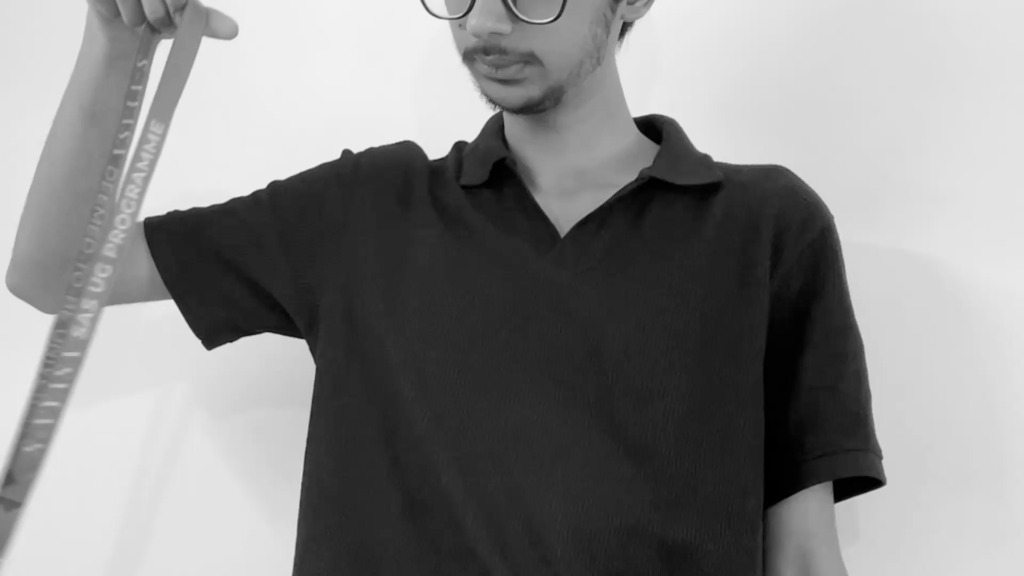
#> input picture submission/assets/founder_dhairya.jpg, 1024 x 576 px; its folder holds only this picture in this run
$ python generate_video.py
#> lines starting #> are read from the running program, lines starting #| are printed output that depends on the picture
#!/usr/bin/env python3
"""
OpenPark — Advanced Founder Pitch Video Generator
Enhanced Motion Graphics Edition:
- Kinetic Typography Subtitles with Electric Yellow / Cyan Keyword Highlighting
- Dynamic Bengaluru Map with Rotating Radar Sweep Beam & Sonar Wave Pulses
- Elastic Spring Marker Popups & Glowing Route Telemetry with Moving Vehicle
- Founder Portrait Integration (Large Profile + Floating PIP Speaker Badge)
- 5-Act Structured Pitch matching the Stage 1 Competition Guidelines
"""

import os
import sys
import math
import subprocess
import tempfile
import numpy as np
from PIL import Image, ImageDraw, ImageFont, ImageFilter

# Base directories
BASE_DIR = os.path.dirname(os.path.dirname(os.path.abspath(__file__)))
SUBMISSION_DIR = os.path.join(BASE_DIR, "submission")
OUTPUT_VIDEO = os.path.join(SUBMISSION_DIR, "02_OpenPark_Founder_Video_Introduction.mp4")
FOUNDER_IMG_PATH = os.path.join(SUBMISSION_DIR, "assets", "founder_dhairya.jpg")

# Video Specs
WIDTH = 1280
HEIGHT = 720
FPS = 30

# Color Palette (Obsidian / Emerald / Cyan / Electric Yellow / Coral)
BG_DARK = (10, 15, 29)             # Deep obsidian
CARD_BG = (16, 26, 48)             # Navy glass
CARD_BORDER = (35, 60, 100)        # Border
CYAN_ACCENT = (6, 182, 212)        # #06b6d4
EMERALD_ACCENT = (16, 185, 129)    # #10b981
CORAL_ACCENT = (244, 63, 94)       # #f43f5e
AMBER_ACCENT = (245, 158, 11)      # #f59e0b
YELLOW_HL = (250, 204, 21)         # #facc15 Electric yellow for kinetic subtitle highlights
WHITE = (255, 255, 255)
GRAY_TEXT = (148, 163, 184)
LIGHT_TEXT = (226, 232, 240)

# Fonts setup
FONT_REG_PATH = "/System/Library/Fonts/Supplemental/Arial.ttf"
FONT_BOLD_PATH = "/System/Library/Fonts/Supplemental/Arial Bold.ttf"
if not os.path.exists(FONT_REG_PATH):
    FONT_REG_PATH = "/System/Library/Fonts/Helvetica.ttc"
    FONT_BOLD_PATH = "/System/Library/Fonts/Helvetica.ttc"

def get_font(size, bold=False):
    try:
        p = FONT_BOLD_PATH if bold else FONT_REG_PATH
        return ImageFont.truetype(p, size)
    except Exception:
        return ImageFont.load_default()

F_TITLE = get_font(34, bold=True)
F_HEADING = get_font(23, bold=True)
F_SUB = get_font(18, bold=True)
F_BODY = get_font(15, bold=False)
F_BODY_BOLD = get_font(15, bold=True)
F_STAT_BIG = get_font(46, bold=True)
F_CAPTION = get_font(20, bold=True)
F_TINY = get_font(12, bold=False)
F_TINY_BOLD = get_font(12, bold=True)

# Cache pre-cropped founder portraits
FOUNDER_LARGE = None
FOUNDER_PIP = None

def load_founder_portraits():
    global FOUNDER_LARGE, FOUNDER_PIP
    if not os.path.exists(FOUNDER_IMG_PATH):
        return
    try:
        raw = Image.open(FOUNDER_IMG_PATH).convert("RGBA")
        w, h = raw.size
#> w = 1024; h = 576
        crop_sz = min(w, h)
#> crop_sz = 576
        left = (w - crop_sz) // 2
#> left = 224
        cropped = raw.crop((left, 0, left + crop_sz, crop_sz))
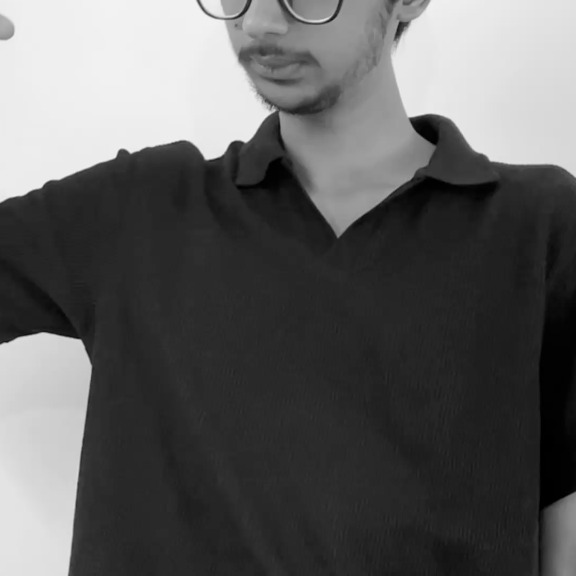
#> cropped: PIL image 576x576 RGBA; mean R, G, B, A 94.5, 94.5, 94.5, 255

        # 1. Large 240x240 for Scene 2
        large_sz = 240
        c_large = cropped.resize((large_sz, large_sz), Image.Resampling.LANCZOS)
        mask_l = Image.new("L", (large_sz, large_sz), 0)
#> mask_l: PIL image 240x240 L; every value is 0
        draw_l = ImageDraw.Draw(mask_l)
        draw_l.ellipse([0, 0, large_sz, large_sz], fill=255)
        FOUNDER_LARGE = Image.new("RGBA", (large_sz, large_sz), (0, 0, 0, 0))
#> FOUNDER_LARGE: PIL image 240x240 RGBA; every value is 0
        FOUNDER_LARGE.paste(c_large, (0, 0), mask_l)
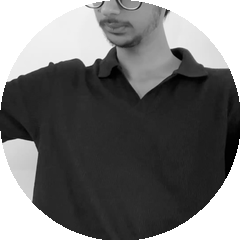
#> FOUNDER_LARGE: PIL image 240x240 RGBA; mean R, G, B, A 60.9, 60.9, 60.9, 201.6; transparent parts drawn white

        # 2. PIP 110x110 for other scenes
        pip_sz = 110
        c_pip = cropped.resize((pip_sz, pip_sz), Image.Resampling.LANCZOS)
        mask_p = Image.new("L", (pip_sz, pip_sz), 0)
#> mask_p: PIL image 110x110 L; every value is 0
        draw_p = ImageDraw.Draw(mask_p)
        draw_p.ellipse([0, 0, pip_sz, pip_sz], fill=255)
        FOUNDER_PIP = Image.new("RGBA", (pip_sz, pip_sz), (0, 0, 0, 0))
#> FOUNDER_PIP: PIL image 110x110 RGBA; every value is 0
        FOUNDER_PIP.paste(c_pip, (0, 0), mask_p)
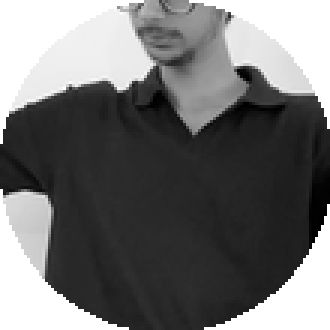
#> FOUNDER_PIP: PIL image 110x110 RGBA (shown 3 times larger); mean R, G, B, A 61.1, 61.1, 61.1, 202.9; transparent parts drawn white
    except Exception as e:
        print(f"Warning: Failed to load founder portrait: {e}")

load_founder_portraits()

# 21 Structured Segments with Kinetic Subtitle Tokens
# Tokens format: List of (word, is_highlighted)
SEGMENTS = [
    # Act 1: The Urban Mobility Crisis
    {
        "id": "s01", "act": 1, "act_title": "THE URBAN MOBILITY CRISIS",
        "title": "Welcome to OpenPark",
        "text": "Namaste and hello everyone. Welcome to OpenPark.",
        "tokens": [("Namaste", False), ("and", False), ("hello", False), ("everyone.", False), ("Welcome", False), ("to", False), ("OPENPARK.", True)],
        "type": "title_intro"
    },
    {
        "id": "s02", "act": 1, "act_title": "THE URBAN MOBILITY CRISIS",
        "title": "The Daily Urban Commute Struggle",
        "text": "Picture this: you drive forty-five minutes to reach a meeting in Indiranagar or Connaught Place.",
        "tokens": [("Picture", False), ("this:", False), ("you", False), ("drive", False), ("45 MINUTES", True), ("to", False), ("reach", False), ("Indiranagar", True), ("or", False), ("Connaught Place.", True)],
        "type": "traffic_grid"
    },
    {
        "id": "s03", "act": 1, "act_title": "THE URBAN MOBILITY CRISIS",
        "title": "Cruising in Endless Circles",
        "text": "For the next twenty-five minutes, you crawl through bumper-to-bumper traffic, circling blocks hunting for parking.",
        "tokens": [("For", False), ("the", False), ("next", False), ("25 MINUTES,", True), ("you", False), ("crawl", False), ("through", False), ("traffic,", False), ("CIRCLING BLOCKS", True), ("hunting", False), ("for", False), ("parking.", False)],
        "type": "circling_crawl"
    },
    {
        "id": "s04", "act": 1, "act_title": "THE URBAN MOBILITY CRISIS",
        "title": "The Alarming Traffic Reality",
        "text": "In India's top metropolitan cities, thirty to forty percent of peak traffic is caused solely by vehicles cruising for parking.",
        "tokens": [("In", False), ("Indian", False), ("metros,", False), ("30% TO 40%", True), ("of", False), ("all", False), ("peak", False), ("traffic", False), ("is", False), ("CRUISING FOR PARKING.", True)],
        "type": "stat_35pct"
    },
    {
        "id": "s05", "act": 1, "act_title": "THE URBAN MOBILITY CRISIS",
        "title": "The Staggering Macro Cost",
        "text": "That equates to billions of rupees in wasted fuel, tons of toxic emissions, and countless lost hours every day.",
        "tokens": [("That", False), ("equates", False), ("to", False), ("BILLIONS IN FUEL,", True), ("MILLIONS OF TONS CO2,", True), ("and", False), ("countless", False), ("lost", False), ("hours", False), ("daily.", False)],
        "type": "macro_impact"
    },

    # Act 2: Founder & Core Team Introduction
    {
        "id": "s06", "act": 2, "act_title": "FOUNDER & CORE TEAM",
        "title": "Founder Introduction",
        "text": "I am Dhairya, Founder and Lead Systems Architect of OpenPark.",
        "tokens": [("I", False), ("am", False), ("DHAIRYA,", True), ("Founder", False), ("and", False), ("Lead", False), ("Systems", False), ("Architect", False), ("of", False), ("OPENPARK.", True)],
        "type": "founder_profile"
    },
    {
        "id": "s07", "act": 2, "act_title": "FOUNDER & CORE TEAM",
        "title": "Engineering Background",
        "text": "My background is in full stack distributed systems, geospatial infrastructure, and cloud engineering.",
        "tokens": [("My", False), ("background", False), ("is", False), ("in", False), ("DISTRIBUTED SYSTEMS,", True), ("GEOSPATIAL ENGINES,", True), ("and", False), ("cloud", False), ("engineering.", False)],
        "type": "tech_stack"
    },
    {
        "id": "s08", "act": 2, "act_title": "FOUNDER & CORE TEAM",
        "title": "High-Performance Spatial Engines",
        "text": "Over the past year, I have built spatial routing engines combining OpenStreetMap, Overture Maps, and GPS telemetry.",
        "tokens": [("Over", False), ("the", False), ("past", False), ("year,", False), ("I've", False), ("built", False), ("SPATIAL ENGINES", True), ("combining", False), ("OpenStreetMap", False), ("and", False), ("LIVE GPS TELEMETRY.", True)],
        "type": "spatial_engine"
    },
    {
        "id": "s09", "act": 2, "act_title": "FOUNDER & CORE TEAM",
        "title": "Multidisciplinary Core Team",
        "text": "Beside me, our core team brings specialized experience across spatial data science, edge computer vision, and fleet operations.",
        "tokens": [("Beside", False), ("me,", False), ("our", False), ("team", False), ("spans", False), ("SPATIAL DATA SCIENCE,", True), ("COMPUTER VISION,", True), ("and", False), ("fleet", False), ("operations.", False)],
        "type": "core_team"
    },

    # Act 3: Motivation & The Urban Paradox
    {
        "id": "s10", "act": 3, "act_title": "MOTIVATION & THE PARADOX",
        "title": "The Bengaluru Paradox",
        "text": "Our motivation started from a profound paradox we noticed right here in Bengaluru.",
        "tokens": [("Our", False), ("motivation", False), ("started", False), ("from", False), ("a", False), ("PROFOUND PARADOX", True), ("right", False), ("here", False), ("in", False), ("BENGALURU.", True)],
        "type": "paradox_intro"
    },
    {
        "id": "s11", "act": 3, "act_title": "MOTIVATION & THE PARADOX",
        "title": "Clogged Roads vs. Invisible Supply",
        "text": "While street curbs are overflowing with chaotic double parking, hundreds of private basements and vacant micro-plots sit empty just three hundred meters away.",
        "tokens": [("While", False), ("curbs", False), ("overflow,", False), ("PRIVATE BASEMENTS", True), ("and", False), ("VACANT MICRO-PLOTS", True), ("sit", False), ("empty", False), ("300M AWAY.", True)],
        "type": "split_paradox"
    },
    {
        "id": "s12", "act": 3, "act_title": "MOTIVATION & THE PARADOX",
        "title": "The Hardware Boom-Barrier Trap",
        "text": "Legacy parking systems demand millions in proprietary boom barriers that Indian cities cannot afford to retrofit.",
        "tokens": [("Legacy", False), ("systems", False), ("demand", False), ("MILLIONS IN BOOM-BARRIERS", True), ("that", False), ("Indian", False), ("cities", False), ("CANNOT RETROFIT.", True)],
        "type": "barrier_flaw"
    },
    {
        "id": "s13", "act": 3, "act_title": "MOTIVATION & THE PARADOX",
        "title": "The Software-First Antidote",
        "text": "We knew there had to be a software-first, zero-hardware alternative.",
        "tokens": [("We", False), ("knew", False), ("there", False), ("had", False), ("to", False), ("be", False), ("a", False), ("SOFTWARE-FIRST,", True), ("ZERO-HARDWARE ALTERNATIVE.", True)],
        "type": "zero_hardware"
    },

    # Act 4: The OpenPark Solution & Live Demo
    {
        "id": "s14", "act": 4, "act_title": "SOLUTION & LIVE DEMO",
        "title": "The OpenPark Platform",
        "text": "That is why we built OpenPark: an open-source, AI-powered smart mobility platform.",
        "tokens": [("That", False), ("is", False), ("why", False), ("we", False), ("built", False), ("OPENPARK:", True), ("an", False), ("AI-POWERED", True), ("smart", False), ("mobility", False), ("platform.", False)],
        "type": "solution_hero"
    },
    {
        "id": "s15", "act": 4, "act_title": "SOLUTION & LIVE DEMO",
        "title": "1 km AI Micro-Space Scanner",
        "text": "First, our strict one-kilometer AI Space Scanner dynamically indexes unindexed micro-pockets and commercial basements.",
        "tokens": [("First,", False), ("our", False), ("1 KM AI SPACE SCANNER", True), ("indexes", False), ("UNINDEXED MICRO-POCKETS", True), ("and", False), ("commercial", False), ("basements.", False)],
        "type": "map_scanner"
    },
    {
        "id": "s16", "act": 4, "act_title": "SOLUTION & LIVE DEMO",
        "title": "15-Minute Guaranteed Slot Lock",
        "text": "Second, our fifteen-minute reservation hold guarantees your spot before you arrive, eliminating full-lot uncertainty.",
        "tokens": [("Second,", False), ("our", False), ("15-MINUTE RESERVATION HOLD", True), ("guarantees", False), ("your", False), ("spot", False), ("BEFORE YOU ARRIVE.", True)],
        "type": "map_lock"
    },
    {
        "id": "s17", "act": 4, "act_title": "SOLUTION & LIVE DEMO",
        "title": "Live Turn-by-Turn GPS Navigation",
        "text": "And third, live Traccar GPS telemetry and turn-by-turn routing guide drivers directly to their bay with full offline support.",
        "tokens": [("Third,", False), ("live", False), ("TRACCAR GPS TELEMETRY", True), ("and", False), ("ROUTING", True), ("guide", False), ("drivers", False), ("with", False), ("OFFLINE SUPPORT.", True)],
        "type": "map_routing"
    },

    # Act 5: Scaled Vision & Call to Action
    {
        "id": "s18", "act": 5, "act_title": "VISION & CONCLUSION",
        "title": "Eliminating Cruising Across India",
        "text": "Our long-term vision is bold: to eliminate cruising for parking across India.",
        "tokens": [("Our", False), ("long-term", False), ("vision", False), ("is", False), ("bold:", False), ("to", False), ("ELIMINATE CRUISING", True), ("across", False), ("India.", False)],
        "type": "pan_india"
    },
    {
        "id": "s19", "act": 5, "act_title": "VISION & CONCLUSION",
        "title": "100,000+ Unified Micro-Bays",
        "text": "Expanding from Bengaluru to Mumbai, Delhi NCR, and Hyderabad, OpenPark will unlock over one hundred thousand hidden bays.",
        "tokens": [("Expanding", False), ("to", False), ("Mumbai,", False), ("Delhi,", False), ("and", False), ("Hyderabad,", False), ("OpenPark", False), ("will", False), ("unlock", False), ("100,000+ HIDDEN BAYS.", True)],
        "type": "scale_grid"
    },
    {
        "id": "s20", "act": 5, "act_title": "VISION & CONCLUSION",
        "title": "Verified Live Production Prototype",
        "text": "Our prototype is live on Railway today with thirty-eight passing verification test suites.",
        "tokens": [("Our", False), ("prototype", False), ("is", False), ("LIVE ON RAILWAY TODAY", True), ("with", False), ("38 PASSING TEST SUITES.", True)],
        "type": "live_status"
    },
    {
        "id": "s21", "act": 5, "act_title": "VISION & CONCLUSION",
        "title": "Solving Congestion at the Root",
        "text": "We have the architectural clarity and the drive to solve urban congestion at its root. Thank you for considering OpenPark!",
        "tokens": [("We", False), ("have", False), ("the", False), ("drive", False), ("to", False), ("solve", False), ("urban", False), ("congestion.", False), ("THANK YOU FOR CONSIDERING OPENPARK!", True)],
        "type": "closing_hero"
    }
]

def synthesize_audio_tracks(temp_dir):
    """Synthesizes speech narration via macOS say and measures exact timings."""
    ffmpeg_exe = os.path.join(
        BASE_DIR, "backend/venv/lib/python3.9/site-packages/imageio_ffmpeg/binaries/ffmpeg-macos-aarch64-v7.1"
    )
    if not os.path.exists(ffmpeg_exe):
        ffmpeg_exe = "ffmpeg"

    audio_files = []
    segment_timings = []
    current_time = 0.0

    print("Generating voice narration tracks with Rishi (English (India))...")
    for i, seg in enumerate(SEGMENTS):
        aiff_path = os.path.join(temp_dir, f"{seg['id']}.aiff")
        wav_path = os.path.join(temp_dir, f"{seg['id']}.wav")

        # Speak with natural rate (170 wpm)
        subprocess.run(["/usr/bin/say", "-v", "Rishi (English (India))", "-r", "170", "-o", aiff_path, seg["text"]], check=True)

        # Append 0.18s silence padding for breathing cadence
        pad_filter = "apad=pad_dur=0.18"
        subprocess.run([ffmpeg_exe, "-y", "-i", aiff_path, "-af", pad_filter, "-ar", "44100", "-ac", "2", wav_path], capture_output=True, check=True)

        res = subprocess.run([ffmpeg_exe, "-i", wav_path], capture_output=True, text=True)
        dur = 0.0
        for line in res.stderr.splitlines():
            if "Duration:" in line:
                parts = line.split("Duration:")[1].split(",")[0].strip().split(":")
                dur = float(parts[0]) * 3600 + float(parts[1]) * 60 + float(parts[2])
                break

        start_frame = int(round(current_time * FPS))
        end_frame = int(round((current_time + dur) * FPS))
        segment_timings.append({
            "seg": seg,
            "start_time": current_time,
            "end_time": current_time + dur,
            "duration": dur,
            "start_frame": start_frame,
            "end_frame": end_frame,
            "wav_path": wav_path
        })
        current_time += dur
        audio_files.append(wav_path)

    # Master audio concatenation
    concat_list_path = os.path.join(temp_dir, "concat_audio.txt")
    with open(concat_list_path, "w") as f:
        for p in audio_files:
            f.write(f"file '{p}'\n")

    master_wav = os.path.join(temp_dir, "master_audio.wav")
    subprocess.run([
        ffmpeg_exe, "-y", "-f", "concat", "-safe", "0", "-i", concat_list_path,
        "-c:a", "pcm_s16le", master_wav
    ], capture_output=True, check=True)

    total_duration = current_time
    total_frames = int(round(total_duration * FPS))
    return master_wav, segment_timings, total_frames, total_duration

# ----------------- KINETIC SUBTITLE & HUD DRAWING -----------------

# [813 lines left out: functions draw_header, draw_kinetic_subtitles, draw_pip_founder, render_title_intro, render_traffic_grid, render_circling_crawl and 19 more, not called in this run]

# Dispatch map
RENDERERS = {
    "title_intro": render_title_intro,
    "traffic_grid": render_traffic_grid,
    "circling_crawl": render_circling_crawl,
    "stat_35pct": render_stat_35pct,
    "macro_impact": render_macro_impact,
    "founder_profile": render_founder_profile,
    "tech_stack": render_tech_stack,
    "spatial_engine": render_spatial_engine,
    "core_team": render_core_team,
    "paradox_intro": render_paradox_intro,
    "split_paradox": render_split_paradox,
    "barrier_flaw": render_barrier_flaw,
    "zero_hardware": render_zero_hardware,
    "solution_hero": render_solution_hero,
    "map_scanner": render_map_scanner,
    "map_lock": render_map_lock,
    "map_routing": render_map_routing,
    "pan_india": render_pan_india,
    "scale_grid": render_scale_grid,
    "live_status": render_live_status,
    "closing_hero": render_closing_hero
}

# [31 lines left out: function render_segment_frame, not called in this run]

def render_video():
    """Main pipeline execution."""
    import imageio

    temp_dir = tempfile.mkdtemp(prefix="openpark_advanced_vid_")
    print(f"Working in temp directory: {temp_dir}")

    # 1. Synthesize Audio
    master_wav, segment_timings, total_frames, total_duration = synthesize_audio_tracks(temp_dir)

    # 2. Render Frames
    temp_video = os.path.join(temp_dir, "video_stream.mp4")
    print(f"Rendering {total_frames} frames ({total_duration:.2f}s) to video stream at {FPS} FPS...")

    writer = imageio.get_writer(
        temp_video,
        fps=FPS,
        codec="libx264",
        quality=8,
        pixelformat="yuv420p",
        ffmpeg_log_level="error"
    )

    current_seg_idx = 0
    num_segs = len(segment_timings)
    CROSSFADE_FRAMES = 10
    prev_frame_img = None

    for f in range(total_frames):
        while current_seg_idx < num_segs - 1 and f >= segment_timings[current_seg_idx]["end_frame"]:
            current_seg_idx += 1

        seg_info = segment_timings[current_seg_idx]
        frame_in_seg = f - seg_info["start_frame"]

        img = render_segment_frame(seg_info, f, total_frames)

        if frame_in_seg < CROSSFADE_FRAMES and current_seg_idx > 0 and prev_frame_img is not None:
            alpha = frame_in_seg / float(CROSSFADE_FRAMES)
            img = Image.blend(prev_frame_img, img, alpha)

        frame_np = np.array(img, dtype=np.uint8)
        writer.append_data(frame_np)
        prev_frame_img = img

        if f % 150 == 0 or f == total_frames - 1:
            pct = (f / float(total_frames)) * 100
            print(f"  Frame {f:04d}/{total_frames} ({pct:.1f}%) rendered...")

    writer.close()
    print("Video stream rendering complete.")

    # 3. Mux Video and Audio
    ffmpeg_exe = os.path.join(
        BASE_DIR, "backend/venv/lib/python3.9/site-packages/imageio_ffmpeg/binaries/ffmpeg-macos-aarch64-v7.1"
    )
    if not os.path.exists(ffmpeg_exe):
        ffmpeg_exe = "ffmpeg"

    os.makedirs(SUBMISSION_DIR, exist_ok=True)
    print(f"Muxing into final MP4: {OUTPUT_VIDEO}")
    cmd = [
        ffmpeg_exe, "-y",
        "-i", temp_video,
        "-i", master_wav,
        "-c:v", "copy",
        "-c:a", "aac",
        "-b:a", "192k",
        "-shortest",
        OUTPUT_VIDEO
    ]
    subprocess.run(cmd, check=True)

    size_mb = os.path.getsize(OUTPUT_VIDEO) / (1024 * 1024)
    print(f"\n=======================================================")
    print(f"SUCCESS! Advanced Video created at: {OUTPUT_VIDEO}")
    print(f"Duration: {total_duration:.2f} seconds ({total_duration/60:.2f} mins)")
    print(f"Resolution: {WIDTH}x{HEIGHT} (16:9 720p HD)")
    print(f"File Size: {size_mb:.2f} MB")
    print(f"=======================================================\n")

if __name__ == "__main__":
    render_video()
#> (the call stopped at in synthesize_audio_tracks, `subprocess.run(["/usr/bin/say", "-v", "Rishi (English (India))", "-r",..`: subprocess is not available in this run)
